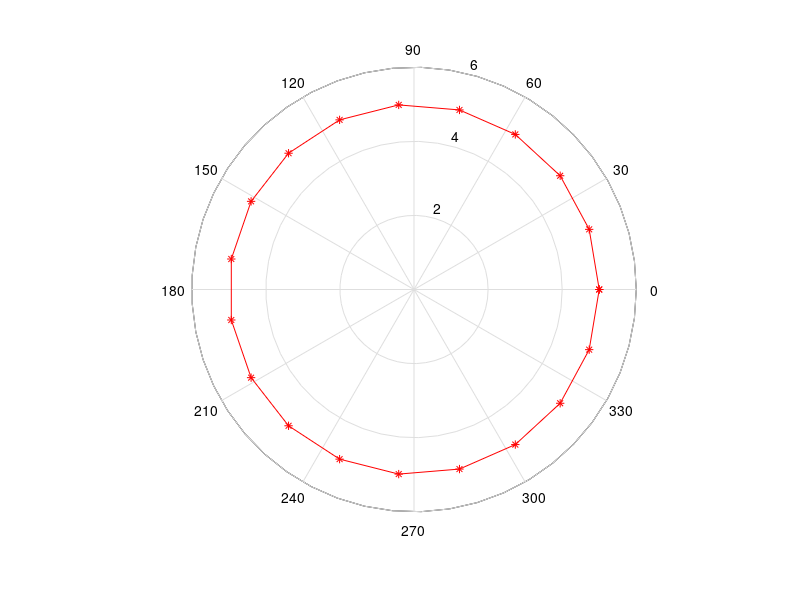

Write the MATLAB code that produced this figure.
%Barremos de 0 a 2pi radianes (360 grados)
theta = linspace(0,2*pi,20); 
% creamos un vector con 20 valores igual a 5
radio = linspace(5,5,20); 
polar(theta,radio, '-r*') 
